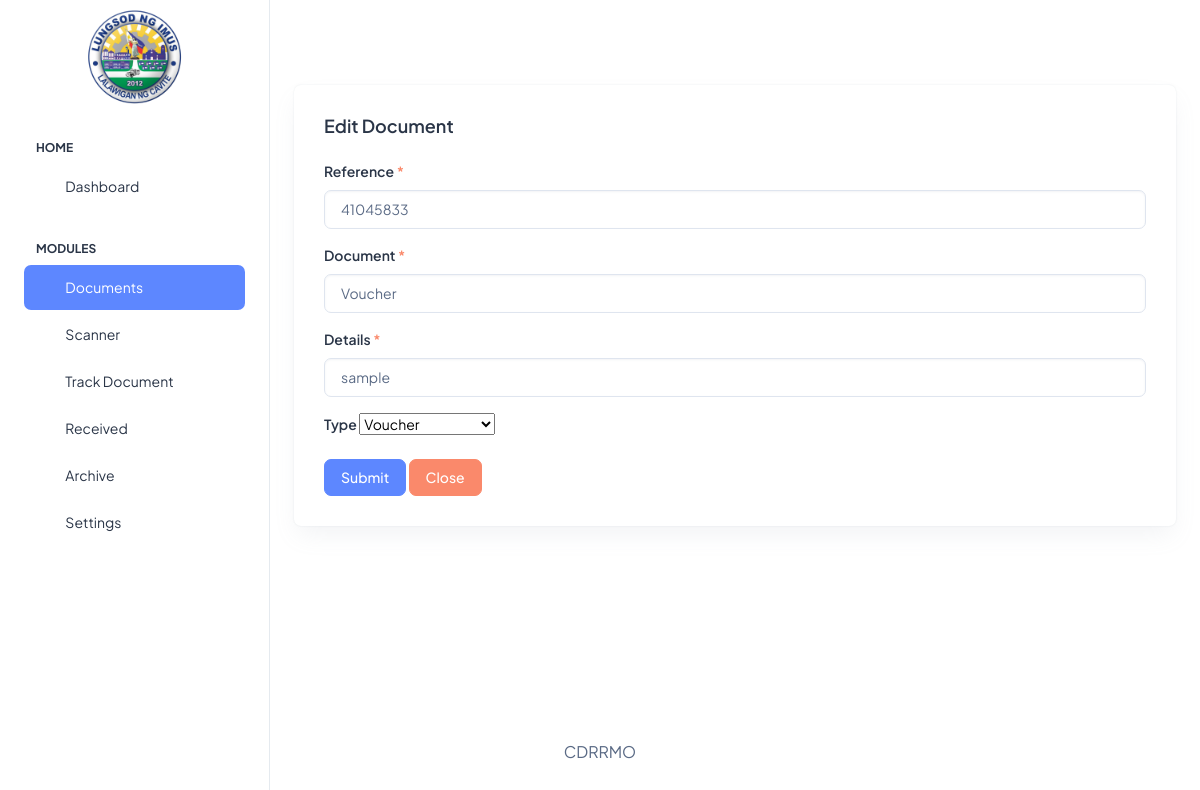
/portal/department/documents/edit.php?reference=41045833 (signed in), run on the app's committed database.
### tables this page shows
CREATE TABLE `documents` (
  `id` int(11) NOT NULL,
  `reference` varchar(45) NOT NULL,
  `sender` varchar(45) NOT NULL,
  `document` varchar(45) NOT NULL,
  `type` varchar(45) NOT NULL,
  `details` text NOT NULL,
  `status` varchar(45) NOT NULL,
  `hidden` int(11) NOT NULL,
  `date` date NOT NULL,
  `created` timestamp NOT NULL DEFAULT current_timestamp(),
  `updated` timestamp NULL DEFAULT NULL
);

### backend/class/Document.php (called while the page is built, shortened)
<?php
class Document
{
    private $db;
    function __construct($db)
    {
        $this->db = $db;
    }
    function One($reference)
    {
        $sql = "select * from documents where reference = ?";
        $stmt = $this->db->prepare($sql);
        $stmt->bindParam(1, $reference, PDO::PARAM_STR);
        $stmt->execute();
        $fetch = $stmt->fetch(PDO::FETCH_ASSOC);
        return $fetch;
    }
}

### backend/class/Category.php (called while the page is built, shortened)
<?php
class Category
{
    private $db;
    function __construct($db)
    {
        $this->db = $db;
    }
    function All()
    {
        $sql = "select * from category";
        $stmt = $this->db->prepare($sql);
        $stmt->execute();
        $results = array();
        while ($row = $stmt->fetch(PDO::FETCH_ASSOC)) {
            $results[] = $row;
        }
        return $results;
    }
}

### portal/department/documents/edit.php (the view, shortened to what this page needs)
<?php
   include '../templates/header.php' ?>
<?php
   $data = $Document->One($_GET['reference'] ?? null);
   ?>
<div class="container-fluid">
    <div class="card">
        <div class="card-body">
            <h5 class="card-title fw-semibold mb-4">Edit Document</h5>
            <form method="post" action="edit.php">
                <div class="mb-3">
                    <label for="exampleInputEmail1" class="form-label">Reference <span class="text-danger">*</span></label>
                    <input type="text" class="form-control" name="reference" value="<?= $data['reference'] ?>">
                </div>
                <div class="mb-3">
                    <label for="exampleInputEmail1" class="form-label">Document <span class="text-danger">*</span></label>
                    <input type="text" class="form-control" name="document" value="<?= $data['document'] ?>">
                </div>
                <div class="mb-3">
                    <label for="exampleInputEmail1" class="form-label">Details <span class="text-danger">*</span></label>
                    <input type="text" class="form-control" name="details" value="<?= $data['details'] ?>">
                </div>
                <div class="mb-3">
                    <label for="exampleInputEmail1" class="form-label require">Type</label>
                    <select name="type" id="type" required>
                        <?php
                           foreach ($Category->All() as $row) {
                               $selected = $data['type'] === $row['category'] ? 'selected' : null;
                               echo "<option $selected value='" . $row['category'] . "'>" . $row['category'] . "</option>";
                           }  ?>
                    </select>
                </div>
                <button type="submit" name="update_document" class="btn btn-primary">Submit</button>
                <button type="button" onclick="history.back()" class="btn btn-danger">Close</button>
            </form>
        </div>
    </div>
</div>
<?php include '../templates/footer.php' ?>

### data on the page
documents: reference "41045833", document "Voucher", details "sample"

### other printed values
$code "CDRRMO"
form field type "Voucher"
